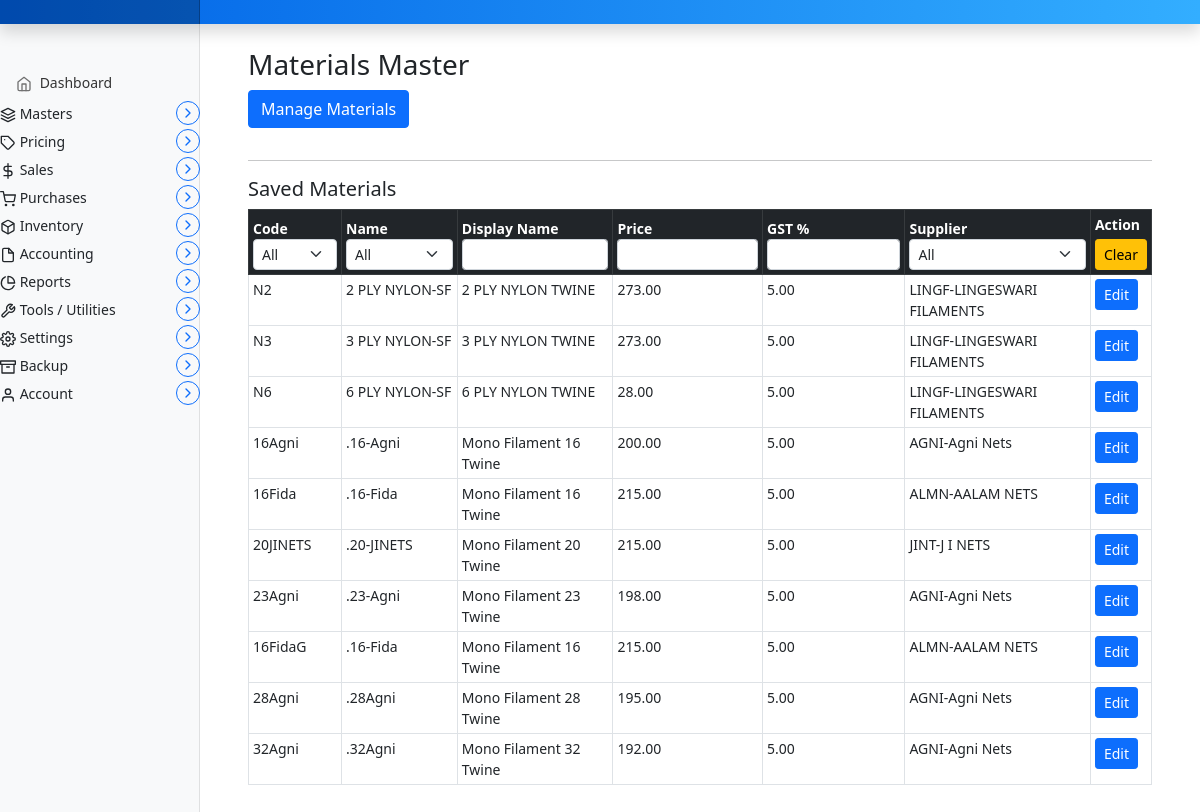
Page /invoice/materials/ on the earlier database version.
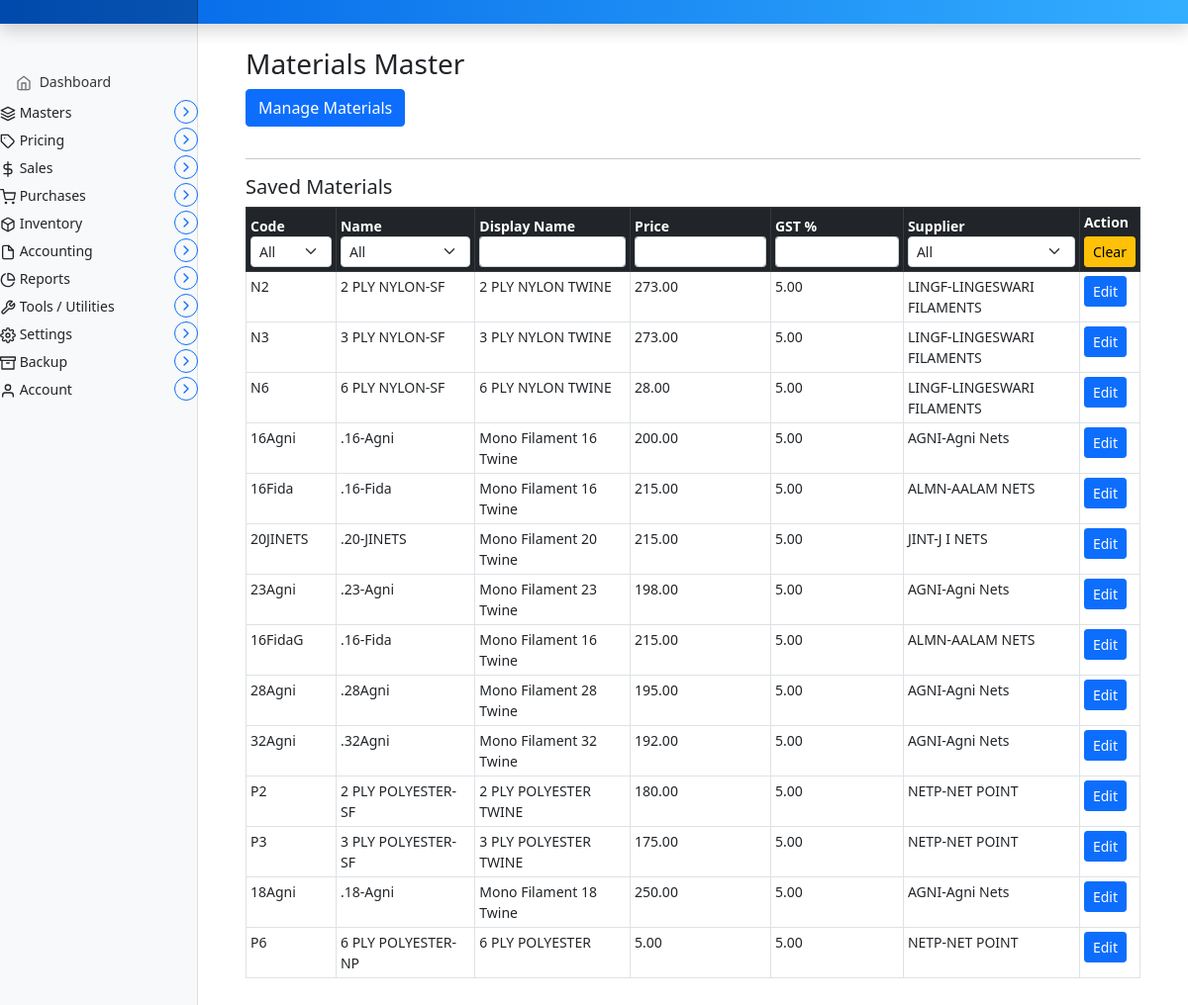
Same page on the later database version.
### marania_invoice_app/models.py (models this page shows, shortened)
class Materials(models.Model):
    code = models.CharField(max_length=50, unique=True)
    name = models.CharField(max_length=255)
    displayname = models.CharField(max_length=255, blank=True, null=True)
    price = models.DecimalField(
        max_digits=10,
        decimal_places=2,
        default=0.00
    )
    gst = models.DecimalField(
        max_digits=5,
        decimal_places=2,
        blank=True,
        null=True,
        help_text="GST percentage (e.g. 9.00)"
    )
    supplier = models.ForeignKey(
                            Parties,
                            to_field='code',
                            on_delete=models.DO_NOTHING,
                            related_name='materials',
                            db_constraint=False,   # ⭐ KEY LINE
                            null=True,
                            blank=True
                        )
    created_at = models.DateTimeField(auto_now_add=True)
    updated_at = models.DateTimeField(auto_now=True)

class Parties(models.Model):
    code = models.CharField(max_length=50, unique=True, primary_key=True)
    name = models.CharField(max_length=255)
    gst = models.CharField(max_length=20, blank=True, null=True)
    phone = models.CharField(max_length=50, blank=True, null=True)
    email = models.EmailField(blank=True, null=True)
    address_bill_to = models.TextField(blank=True, null=True)
    address_ship_to = models.TextField(blank=True, null=True)
    is_within_state = models.BooleanField(default=True)
    roles = models.ManyToManyField('PartyRole', blank=True, db_constraint=False)
    created_at = models.DateTimeField(auto_now_add=True)   # automatically set on creation
    updated_at = models.DateTimeField(auto_now=True)       # automatically set on update
    def __str__(self):
        return f"{self.code}-{self.name}"

### marania_invoice_app/views.py (the view, shortened to what this page needs)
# urls.py: path("materials/", views.materials_view, name="materials"),
def materials_view(request):
    context = {
        "materials": Materials.objects.select_related("supplier"),
        "suppliers": Parties.objects.filter(
            roles__role__iexact="supplier"
        ).distinct(),
    }
    return render(request, "marania_invoice_app/materials.html", context)

### templates/marania_invoice_app/materials.html (shortened to what this page needs)
{% extends 'partials/base.html' %}
{% load static %}
{% block main %}
<main class="col-md-9 ms-sm-auto col-lg-10 px-md-4">
  <div class="container my-4">
    <h3>Materials Master</h3>
    <button class="btn btn-primary mb-3" type="button"
            data-bs-toggle="collapse"
            data-bs-target="#materialForm">
      Manage Materials
    </button>
    <hr>
    <h5>Saved Materials</h5>
    {% if materials %}
    <div class="table-responsive">
      <table class="table table-bordered table-hover table-sm" id="materials-table">
        <thead class="table-dark">
          <tr>
            <th>Code
              <select class="form-select form-select-sm column-filter" data-col="0">
                <option value="">All</option>
              </select>
            </th>
            <th>Name
              <select class="form-select form-select-sm column-filter" data-col="1">
                <option value="">All</option>
              </select>
            </th>
            <th>Display Name
              <input type="text" class="form-control form-control-sm text-filter" data-col="2">
            </th>
            <th>Price
              <input type="text" class="form-control form-control-sm text-filter" data-col="3">
            </th>
            <th>GST %
              <input type="text" class="form-control form-control-sm text-filter" data-col="4">
            </th>
            <th>Supplier
              <select class="form-select form-select-sm column-filter" data-col="5">
                <option value="">All</option>
              </select>
            </th>
            <th>
              Action
              <div class="mt-1">
                <button type="button" id="clear-filters" class="btn btn-warning btn-sm">
                  Clear
                </button>
              </div>
            </th>
          </tr>
        </thead>
        <tbody>
          {% for m in materials %}
          <tr>
            <td>{{ m.code }}</td>
            <td>{{ m.name }}</td>
            <td>{{ m.displayname }}</td>
            <td>{{ m.price }}</td>
            <td>{{ m.gst }}</td>
            <td>{{ m.supplier }}</td>
            <td>
              <button type="button"
                      class="btn btn-primary btn-sm load-material"
                      data-id="{{ m.id }}">
                Edit
              </button>
            </td>
          </tr>
          {% endfor %}
        </tbody>
      </table>
    </div>
    {% endif %}
  </div>
</main>
{% endblock %}

### templates/partials/base.html (shortened to what this page needs)
{% load static %}
<!doctype html>
<html lang="en">
  <head>
    <link href="{% static 'assets/css/bootstrap.min.css' %}" rel="stylesheet">
    <link href="{% static 'assets/css/dashboard.css' %}" rel="stylesheet">
  </head>
  <body>
<header class="navbar navbar-dark sticky-top"
style="background: linear-gradient(90deg, #0062E6, #33AEFF); flex-wrap: nowrap; padding: 0; box-shadow: 0 0.5rem 1rem rgba(0,0,0,.15);">
  <a class="navbar-brand col-md-3 col-lg-2 me-0 px-3" href="#"> {{ config.CompanyName }}</a>
</header>
<div class="container-fluid">
  <div class="row">
    <nav id="sidebarMenu" class="col-md-3 col-lg-2 d-md-block bg-light sidebar collapse">
      <div class="position-sticky pt-3">
        <ul class="nav flex-column">
          <li class="nav-item">
            <a class="nav-link" href="{% url 'dashboard' %}">
              <span data-feather="home"></span>
              Dashboard
            </a>
          </li>
          <li class="nav-item">
            <div class="d-flex justify-content-between align-items-center mb-1 parent-menu">
              <span>
                <span data-feather="layers"></span>
                Masters
              </span>
              <button class="collapse-btn btn btn-outline-primary btn-sm rounded-circle"
                      type="button"
                      data-bs-toggle="collapse"
                      data-bs-target="#MastersSubmenu"
                      aria-expanded="false"
                      aria-controls="MastersSubmenu">
                <span class="collapse-icon" data-feather="chevron-right"></span>
              </button>
            </div>
          </li>
          <li class="nav-item">
            <div class="d-flex justify-content-between align-items-center mb-1 parent-menu">
              <span>
                <span data-feather="tag"></span>
                Pricing
              </span>
              <button class="collapse-btn btn btn-outline-primary btn-sm rounded-circle"
                      type="button"
                      data-bs-toggle="collapse"
                      data-bs-target="#PricingSubmenu"
                      aria-expanded="false"
                      aria-controls="PricingSubmenu">
                <span class="collapse-icon" data-feather="chevron-right"></span>
              </button>
            </div>
          </li>
          <li class="nav-item">
            <div class="d-flex justify-content-between align-items-center mb-1 parent-menu">
              <span>
                <span data-feather="dollar-sign"></span>
                Sales
              </span>
              <button class="collapse-btn btn btn-outline-primary btn-sm rounded-circle"
                      type="button"
                      data-bs-toggle="collapse"
                      data-bs-target="#SalesSubmenu"
                      aria-expanded="false"
                      aria-controls="SalesSubmenu">
                <span class="collapse-icon" data-feather="chevron-right"></span>
              </button>
            </div>
          </li>
          <li class="nav-item">
            <div class="d-flex justify-content-between align-items-center mb-1 parent-menu">
              <span>
                <span data-feather="shopping-cart"></span>
                Purchases
              </span>
              <button class="collapse-btn btn btn-outline-primary btn-sm rounded-circle"
                      type="button"
                      data-bs-toggle="collapse"
                      data-bs-target="#PurchaseSubmenu"
                      aria-expanded="false"
                      aria-controls="PurchaseSubmenu">
                <span class="collapse-icon" data-feather="chevron-right"></span>
              </button>
            </div>
          </li>
          <li class="nav-item">
            <div class="d-flex justify-content-between align-items-center mb-1 parent-menu">
              <span>
                <span data-feather="box"></span>
                Inventory
              </span>
              <button class="collapse-btn btn btn-outline-primary btn-sm rounded-circle"
                      type="button"
                      data-bs-toggle="collapse"
                      data-bs-target="#InventorySubmenu"
                      aria-expanded="false"
                      aria-controls="InventorySubmenu">
                <span class="collapse-icon" data-feather="chevron-right"></span>
              </button>
            </div>
          </li>
          <li class="nav-item">
            <div class="d-flex justify-content-between align-items-center mb-1 parent-menu">
              <span>
                <span data-feather="file"></span>
                Accounting
              </span>
              <button class="collapse-btn btn btn-outline-primary btn-sm rounded-circle"
                      type="button"
                      data-bs-toggle="collapse"
                      data-bs-target="#AccountingSubmenu"
                      aria-expanded="false"
                      aria-controls="AccountingSubmenu">
                <span class="collapse-icon" data-feather="chevron-right"></span>
              </button>
            </div>
          </li>
          <li class="nav-item">
            <div class="d-flex justify-content-between align-items-center mb-1 parent-menu">
              <span>
                <span data-feather="pie-chart"></span>
                Reports
              </span>
              <button class="collapse-btn btn btn-outline-primary btn-sm rounded-circle"
                      type="button"
                      data-bs-toggle="collapse"
                      data-bs-target="#ReportsSubmenu"
                      aria-expanded="false"
                      aria-controls="ReportsSubmenu">
                <span class="collapse-icon" data-feather="chevron-right"></span>
              </button>
            </div>
          </li>
          <li class="nav-item">
            <div class="d-flex justify-content-between align-items-center mb-1 parent-menu">
              <span>
                <span data-feather="tool"></span>
                Tools / Utilities
              </span>
              <button class="collapse-btn btn btn-outline-primary btn-sm rounded-circle"
                      type="button"
                      data-bs-toggle="collapse"
                      data-bs-target="#ToolsSubmenu"
                      aria-expanded="false"
                      aria-controls="ToolsSubmenu">
                <span class="collapse-icon" data-feather="chevron-right"></span>
              </button>
            </div>
          </li>
          <li class="nav-item">
            <div class="d-flex justify-content-between align-items-center mb-1 parent-menu">
              <span>
                <span data-feather="settings"></span>
                Settings
              </span>
              <button class="collapse-btn btn btn-outline-primary btn-sm rounded-circle"
                      type="button"
                      data-bs-toggle="collapse"
                      data-bs-target="#SettingsSubmenu"
                      aria-expanded="false"
                      aria-controls="SettingsSubmenu">
                <span class="collapse-icon" data-feather="chevron-right"></span>
              </button>
            </div>
          </li>
          <li class="nav-item">
            <div class="d-flex justify-content-between align-items-center mb-1 parent-menu">
              <span>
                <span data-feather="archive"></span>
                Backup
              </span>
              <button class="collapse-btn btn btn-outline-primary btn-sm rounded-circle"
                      type="button"
                      data-bs-toggle="collapse"
                      data-bs-target="#BackupSubmenu"
                      aria-expanded="false"
                      aria-controls="BackupSubmenu">
                <span class="collapse-icon" data-feather="chevron-right"></span>
              </button>
            </div>
          </li>
          <li class="nav-item">
            <div class="d-flex justify-content-between align-items-center mb-1 parent-menu">
              <span>
                <span data-feather="user"></span>
                Account
              </span>
              <button class="collapse-btn btn btn-outline-primary btn-sm rounded-circle"
                      type="button"
                      data-bs-toggle="collapse"
                      data-bs-target="#AccountSubmenu"
                      aria-expanded="false"
                      aria-controls="AccountSubmenu">
                <span class="collapse-icon" data-feather="chevron-right"></span>
              </button>
            </div>
          </li>
        </ul>
      </div>
    </nav>
  {% block main %}
  {% endblock %}
  </div>
</div>
  </body>
</html>

### static/assets/css/dashboard.css (style rules this page uses)
body { font-size: .875rem; }
.feather { width: 16px; height: 16px; vertical-align: text-bottom; }
.sidebar { position: fixed; top: 0; bottom: 0; left: 0; z-index: 100; padding: 48px 0 0; box-shadow: inset -1px 0 0 rgba(0, 0, 0, .1); }
.sidebar .nav-link { font-weight: 500; color: #333; }
.sidebar .nav-link .feather { margin-right: 4px; color: #727272; }
.navbar-brand { padding-top: .75rem; padding-bottom: .75rem; font-size: 1rem; background-color: rgba(0, 0, 0, .25); box-shadow: inset -1px 0 0 rgba(0, 0, 0, .25); }

### templates/partials/base.html (style rules this page uses)
.collapse-icon { transition: transform 0.3s ease; }
.collapse-btn { width: 24px; height: 24px; display: flex; align-items: center; justify-content: center; padding: 0; font-size: 16px; font-weight: bold; transition: all 0.3s ease; }

Differences in the rows shown:
added Materials: code "P2", name "2 PLY POLYESTER-SF", displayname "2 PLY POLYESTER TWINE", price "180.00", gst "5.00", supplier "NETP-NET POINT"
added Materials: code "P3", name "3 PLY POLYESTER-SF", displayname "3 PLY POLYESTER TWINE", price "175.00", gst "5.00", supplier "NETP-NET POINT"
added Materials: code "18Agni", name ".18-Agni", displayname "Mono Filament 18 Twine", price "250.00", gst "5.00", supplier "AGNI-Agni Nets"
added Materials: code "P6", name "6 PLY POLYESTER-NP", displayname "6 PLY POLYESTER", price "5.00", gst "5.00", supplier "NETP-NET POINT"
